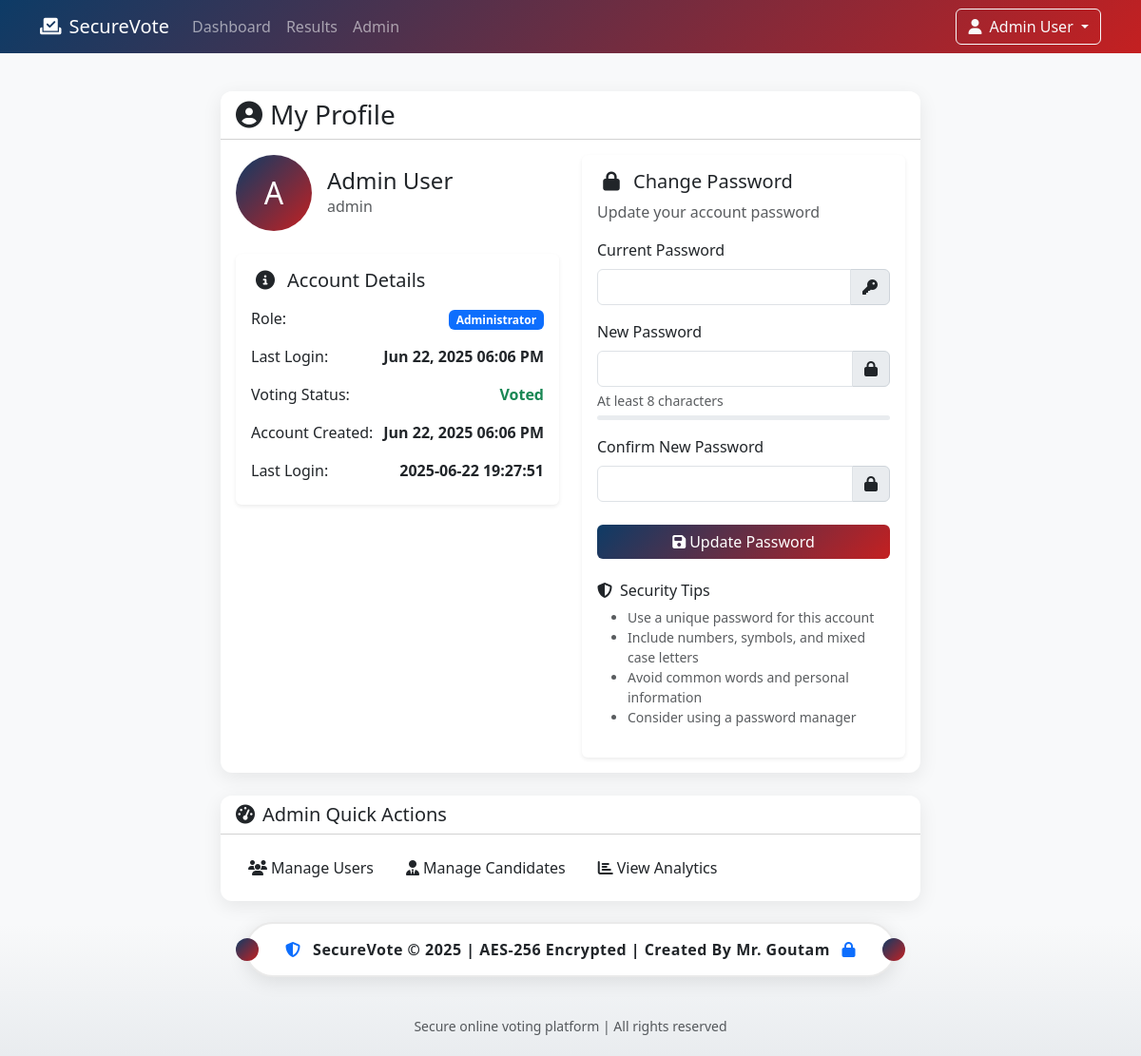
Screenshot of /profile (signed in) with the database file from the repository.
### tables this page shows
CREATE TABLE voters (
            id INTEGER PRIMARY KEY AUTOINCREMENT,
            name TEXT NOT NULL,
            voter_id TEXT UNIQUE NOT NULL,
            password TEXT NOT NULL,
            has_voted BOOLEAN DEFAULT 0,
            role TEXT DEFAULT 'voter',
            created_at DATETIME DEFAULT CURRENT_TIMESTAMP,
            last_login DATETIME
        );

### app.py (the view)
@app.route('/profile')
def profile():
    if 'user_id' not in session:
        flash('Please login to view your profile', 'danger')
        return redirect(url_for('login'))
    conn = get_db()
    c = conn.cursor()
    try:
        c.execute("SELECT * FROM voters WHERE id = ?", (session['user_id'],))
        user = c.fetchone()
    except sqlite3.OperationalError as e:
        if "no such column" in str(e):
            print("Database schema outdated - run migrate.py")
            flash('System maintenance in progress. Please try again later.', 'danger')
            return redirect(url_for('dashboard'))
        else:
            raise e
    last_login = user['last_login'] or session['last_login'] or 'Never'
    return render_template('profile.html', user=user, last_login=last_login)

### app.py (called while the page is built)
@app.teardown_appcontext
def close_connection(exception):
    close_db(exception)

@app.template_filter('format_datetime')
def format_datetime_filter(value, format='%b %d, %Y %I:%M %p'):
    if isinstance(value, str):
        try:
            value = datetime.strptime(value, '%Y-%m-%d %H:%M:%S')
        except:
            return value
    if value is None:
        return ""
    return value.strftime(format)

### database.py (called while the page is built)
def get_db():
    db = sqlite3.connect('voting_system.db')
    db.row_factory = sqlite3.Row
    return db

### templates/profile.html (shortened to what this page needs)
{% extends "base.html" %}
{% block content %}
<div class="row justify-content-center">
  <div class="col-lg-8">
    <div class="vote-card card mb-4">
      <div class="card-header bg-white">
        <h3 class="mb-0"><i class="fas fa-user-circle me-2"></i>My Profile</h3>
      </div>
      <div class="card-body">
        <div class="row">
          <div class="col-md-6">
            <div class="d-flex align-items-center mb-4">
              <div class="bg-election text-white rounded-circle d-flex align-items-center justify-content-center"
                style="width: 80px; height: 80px; font-size: 2rem;">
                {{ user.name[0] }}
              </div>
              <div class="ms-3">
                <h4 class="mb-0">{{ user.name }}</h4>
                <p class="text-muted mb-0">{{ user.voter_id }}</p>
              </div>
            </div>
            <div class="card border-0 shadow-sm">
              <div class="card-body">
                <h5 class="card-title"><i class="fas fa-info-circle me-2"></i>Account Details</h5>
                <ul class="list-group list-group-flush">
                  <li class="list-group-item px-0 d-flex justify-content-between">
                    <span>Role:</span>
                    <span class="fw-bold">
                      {% if user.role == 'admin' %}
                      <span class="badge bg-primary">Administrator</span>
                      {% else %}
                      <span class="badge bg-secondary">Voter</span>
                      {% endif %}
                    </span>
                  </li>
                  <li class="list-group-item px-0 d-flex justify-content-between">
                    <span>Last Login:</span>
                    <span class="fw-bold">{{ last_login | format_datetime }}</span>
                  </li>
                  <li class="list-group-item px-0 d-flex justify-content-between">
                    <span>Voting Status:</span>
                    <span class="fw-bold">
                      {% if user.has_voted %}
                      <span class="text-success">Voted</span>
                      {% else %}
                      <span class="text-warning">Not Voted</span>
                      {% endif %}
                    </span>
                  </li>
                  <li class="list-group-item px-0 d-flex justify-content-between">
                    <span>Account Created:</span>
                    <span class="fw-bold">{{ user.last_login | format_datetime }}</span>
                  </li>
                  <li class="list-group-item px-0 d-flex justify-content-between">
                    <span>Last Login:</span>
                    <span class="fw-bold">{{ session.get('last_login', 'Never') }}</span>
                  </li>
                </ul>
              </div>
            </div>
          </div>
          <div class="col-md-6">
            <div class="card border-0 shadow-sm h-100">
              <div class="card-body">
                <h5 class="card-title"><i class="fas fa-lock me-2"></i>Change Password</h5>
                <p class="text-muted">Update your account password</p>
                <form method="POST" action="{{ url_for('change_password') }}">
                  <div class="mb-3">
                    <label class="form-label">Current Password</label>
                    <div class="input-group">
                      <input type="password" class="form-control" name="current_password" required>
                      <span class="input-group-text"><i class="fas fa-key"></i></span>
                    </div>
                  </div>
                  <div class="mb-3 password-field-group">
                    <label class="form-label">New Password</label>
                    <div class="input-group">
                      <input type="password" class="form-control" name="new_password" required id="newPasswordInput">
                      <span class="input-group-text"><i class="fas fa-lock"></i></span>
                    </div>
                    <div class="form-text">At least 8 characters</div>
                    <div class="password-strength">
                    </div>
                  </div>
                  <div class="mb-4">
                    <label class="form-label">Confirm New Password</label>
                    <div class="input-group">
                      <input type="password" class="form-control" name="confirm_password" required>
                      <span class="input-group-text"><i class="fas fa-lock"></i></span>
                    </div>
                  </div>
                  <div class="d-grid">
                    <button type="submit" class="btn btn-election">
                      <i class="fas fa-save me-1"></i>Update Password
                    </button>
                  </div>
                </form>
                <div class="mt-4">
                  <h6><i class="fas fa-shield-alt me-2"></i>Security Tips</h6>
                  <ul class="small text-muted">
                    <li>Use a unique password for this account</li>
                    <li>Include numbers, symbols, and mixed case letters</li>
                    <li>Avoid common words and personal information</li>
                    <li>Consider using a password manager</li>
                  </ul>
                </div>
              </div>
            </div>
          </div>
        </div>
      </div>
    </div>
    {% if user.role == 'admin' %}
    <div class="vote-card card">
      <div class="card-header bg-white">
        <h5 class="mb-0"><i class="fas fa-tachometer-alt me-2"></i>Admin Quick Actions</h5>
      </div>
      <div class="card-body">
        <div class="d-grid gap-2 d-md-flex">
          <a href="{{ url_for('admin_users') }}" class="btn btn-outline-election">
            <i class="fas fa-users me-1"></i>Manage Users
          </a>
          <a href="{{ url_for('admin_candidates') }}" class="btn btn-outline-election">
            <i class="fas fa-user-tie me-1"></i>Manage Candidates
          </a>
          <a href="{{ url_for('admin_dashboard') }}" class="btn btn-outline-election">
            <i class="fas fa-chart-bar me-1"></i>View Analytics
          </a>
        </div>
      </div>
    </div>
    {% endif %}
  </div>
</div>
{% endblock %}

### templates/base.html (shortened to what this page needs)
<!DOCTYPE html>
<html lang="en">
<head>
  <link href="https://cdn.jsdelivr.net/npm/bootstrap@5.3.0/dist/css/bootstrap.min.css" rel="stylesheet">
  <link rel="stylesheet" href="https://cdnjs.cloudflare.com/ajax/libs/font-awesome/6.4.0/css/all.min.css">
  <link rel="stylesheet" href="{{ url_for('static', filename='css/styles.css') }}">
</head>
<body>
  <nav class="navbar navbar-expand-lg navbar-dark bg-election">
    <div class="container">
      <a class="navbar-brand" href="{{ url_for('home') }}">
        <i class="fas fa-vote-yea me-2"></i>SecureVote
      </a>
      <div class="collapse navbar-collapse" id="navbarNav">
        <ul class="navbar-nav me-auto">
          <li class="nav-item">
            <a class="nav-link" href="{{ url_for('dashboard') }}">Dashboard</a>
          </li>
          <li class="nav-item">
            <a class="nav-link" href="{{ url_for('results') }}">Results</a>
          </li>
          {% if session.get('role') == 'admin' %}
          <li class="nav-item">
            <a class="nav-link" href="{{ url_for('admin_dashboard') }}">Admin</a>
          </li>
          {% endif %}
        </ul>
        <div class="d-flex">
          {% if session.user_id %}
          <div class="dropdown">
            <button class="btn btn-outline-light dropdown-toggle" type="button" id="userMenu" data-bs-toggle="dropdown">
              <i class="fas fa-user me-1"></i> {{ session.name }}
            </button>
          </div>
          {% else %}
          <a href="{{ url_for('login') }}" class="btn btn-sm btn-light">
            <i class="fas fa-sign-in-alt me-1"></i> Login
          </a>
          {% endif %}
        </div>
      </div>
    </div>
  </nav>
  <main class="container py-4">
    {% block content %}{% endblock %}
  </main>
  <footer>
    <div class="container">
      <div class="footer-capsule">
        <p class="mb-0 text-dark">
          <i class="fas fa-shield-alt me-2 text-primary"></i>
          SecureVote &copy; 2025 | AES-256 Encrypted | Created By Mr. Goutam
          <i class="fas fa-lock ms-2 text-primary"></i>
        </p>
      </div>
      <div class="mt-4">
        <small class="text-muted">Secure online voting platform | All rights reserved</small>
      </div>
    </div>
  </footer>
</body>
</html>

### static/css/styles.css (style rules this page uses)
:root { --election-blue: #0d3b66; --election-red: #c42021; --capsule-bg: #ffffff; }
html, body { height: 100%; background-color: #f8f9fa; font-family: 'Segoe UI', Tahoma, Geneva, Verdana, sans-serif; }
body { display: flex; flex-direction: column; min-height: 100vh; }
.bg-election { background: linear-gradient(135deg, var(--election-blue), var(--election-red)); }
.vote-card { border: none; border-radius: 12px; box-shadow: 0 5px 20px rgba(0, 0, 0, 0.08); transition: transform 0.3s ease, box-shadow 0.3s ease; overflow: hidden; }
.btn-election { background: linear-gradient(135deg, var(--election-blue), var(--election-red)); color: white; border: none; transition: all 0.3s ease; }
main { flex: 1 0 auto; padding-bottom: 2rem; }
footer { flex-shrink: 0; padding: 30px 0 20px; text-align: center; position: relative; z-index: 100; background: linear-gradient(to bottom, #f8f9fa 0%, #e9ecef 100%); }
.footer-capsule { background: white; border-radius: 50px; padding: 15px 40px; box-shadow: 0 4px 20px rgba(0, 0, 0, 0.1); display: inline-block; margin-top: -30px; position: relative; border: 2px solid #eaeaea; transform: translateY(-15px); }
.footer-capsule p { margin: 0; font-weight: 600; color: #333; font-size: 1rem; letter-spacing: 0.5px; }
.footer-capsule::before, .footer-capsule::after { content: ""; position: absolute; width: 24px; height: 24px; background: linear-gradient(135deg, #0d3b66, #c42021); border-radius: 50%; top: 50%; transform: translateY(-50%); }
.footer-capsule::before { left: -12px; }
.footer-capsule::after { right: -12px; }
.gap-2 { gap: 0.5rem; }
.card-title i { width: 30px; text-align: center; }
.list-group-item { border: none; padding: 0.5rem 0; }
.input-group-text { background-color: #e9ecef; border-color: #ced4da; }
.password-strength { height: 5px; margin-top: 5px; border-radius: 3px; background-color: #e9ecef; overflow: hidden; }
.password-strength { height: 5px; background-color: #e9ecef; border-radius: 3px; overflow: hidden; margin-top: 5px; }

### rows the page displays
voters: name "Admin User", name "A", voter_id "admin", last_login "Jun 22, 2025 06:06 PM"

### other values shown
{{ session.get('last_login', 'Never') }} "2025-06-22 19:27:51"
